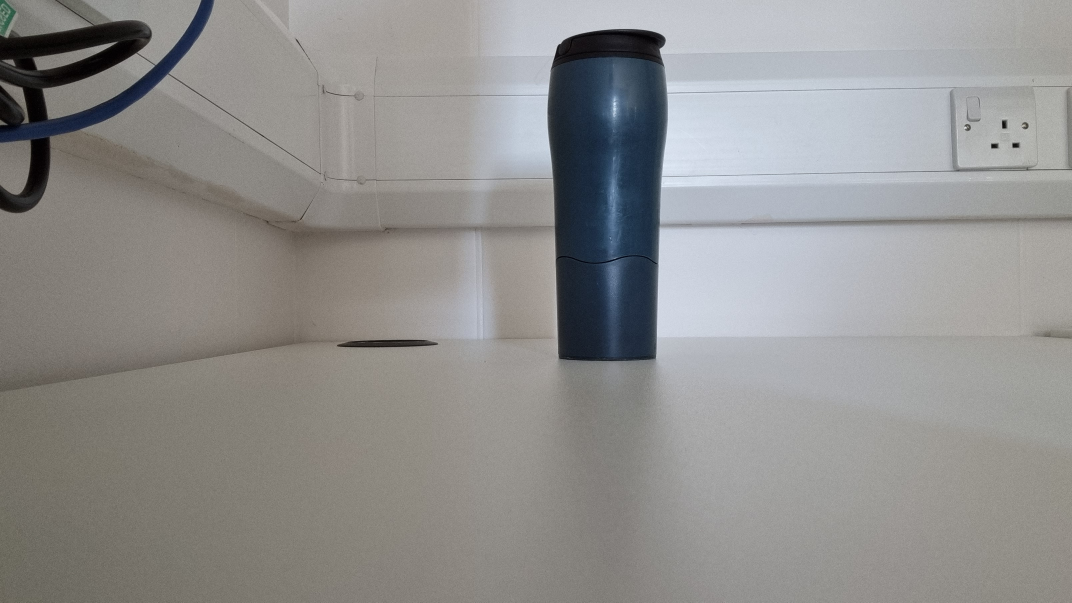
//> input picture Resources/flask_test1.jpg, 3216 x 1808 px (shown at 1/3 size)
$ ./Comparing_Images   (built with g++ and OpenCV 4)
//> lines starting //> are read from the running program, lines starting //| are printed output that depends on the picture; after the words box and inside, x2 and y2 are one past the last pixel; in counts of white or black regions, pixels touching at a corner belong together
#include <iostream>
#include <opencv2/opencv.hpp>
#include "opencv2/core/core.hpp"
#include "opencv2/calib3d/calib3d.hpp"
#include <opencv2/highgui/highgui.hpp>
#include <opencv2/imgproc/imgproc.hpp>
#include <stdio.h>
#include <string.h>

using namespace cv;
using namespace std;

int main()
{
	Mat image1_original, image2_original, diff, diffGray;
	Mat image1, image2, threshold_image;

	//image1_original = imread("Resources/test image1.jpg");
	//image2_original = imread("Resources/test image2.jpg");

	image1_original = imread("Resources/flask_test1.jpg");
//> image1_original is the input picture: 1808 rows x 3216 cols, CV_8UC3; mean B, G, R 142.4, 143.7, 144.5
	image2_original = imread("Resources/flask_test2.jpg");
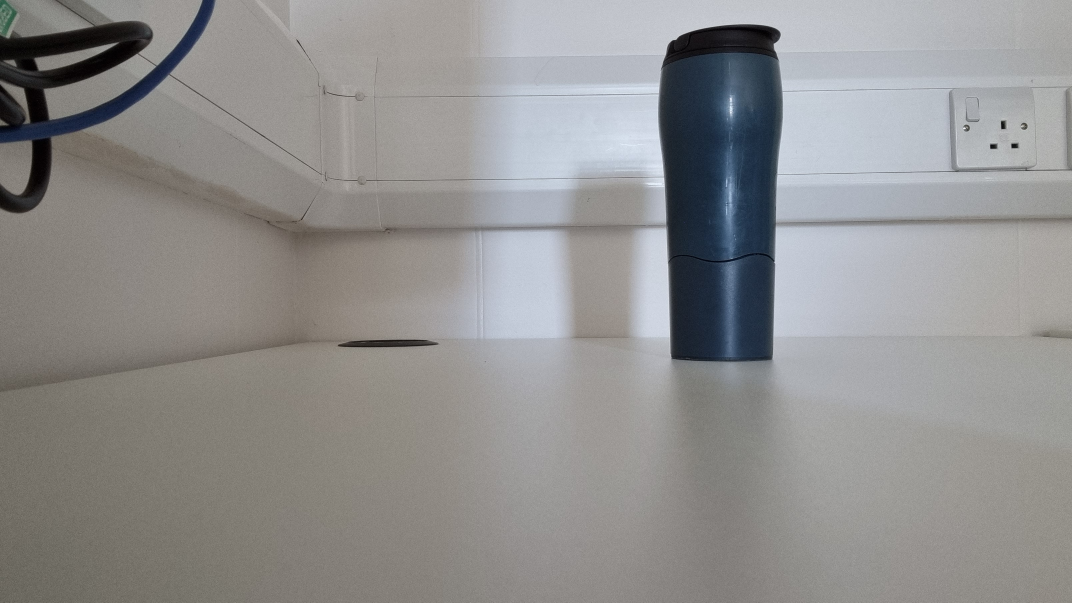
//> input picture Resources/flask_test2.jpg, 3216 x 1808 px (shown at 1/3 size)
//> image2_original is the input picture: 1808 rows x 3216 cols, CV_8UC3; mean B, G, R 143, 143.6, 144.3

	resize(image1_original, image1, Size(), 0.5, 0.5);
	resize(image2_original, image2, Size(), 0.5, 0.5);


	absdiff(image1, image2, diff);
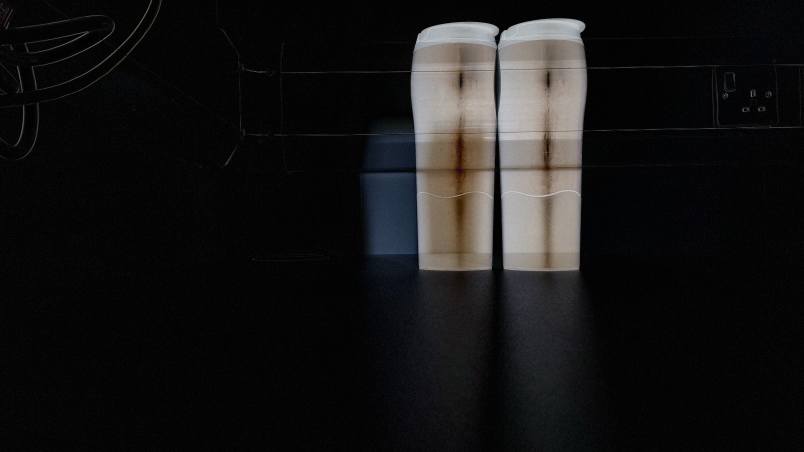
//> diff: 904 rows x 1608 cols, CV_8UC3 (shown at 1/2 size); mean B, G, R 21.7, 21.7, 22.4
	cvtColor(diff, diffGray, COLOR_BGR2GRAY);
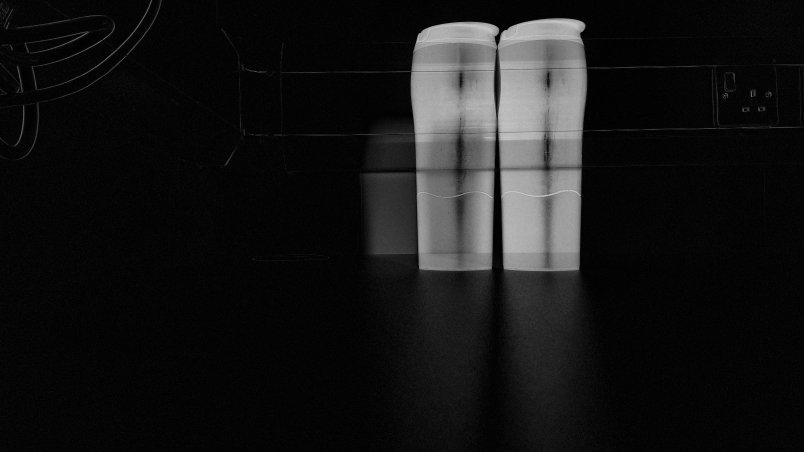
//> diffGray: 904 rows x 1608 cols, CV_8UC1 (shown at 1/2 size); min 0, max 209, mean 21.9

	threshold(diffGray, threshold_image, 150, 255, THRESH_BINARY);
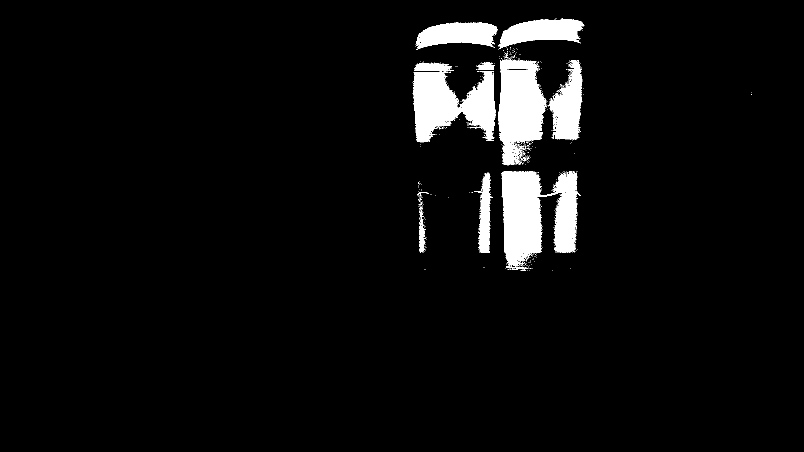
//> threshold_image: 904 rows x 1608 cols, CV_8UC1 (shown at 1/2 size); 4.9% white; 464 white regions (447 under 20 px), largest, box (x1, y1, x2, y2) and area: (1003, 342, 1161, 539) 18811, (825, 142, 991, 267) 13920, (996, 139, 1094, 331) 12834

	imshow("normal diff", diff);
	imshow("difference gray", diffGray);
	imshow("threshold image", threshold_image);
	waitKey(0);
}
